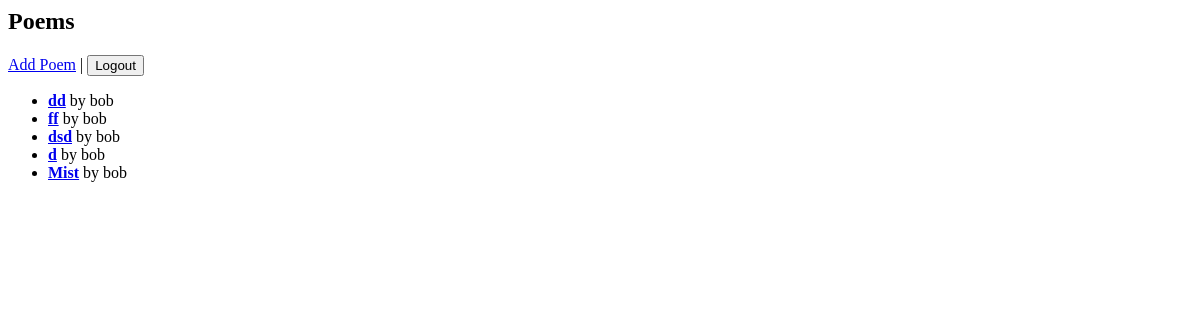
The app's page / (signed in), older data.
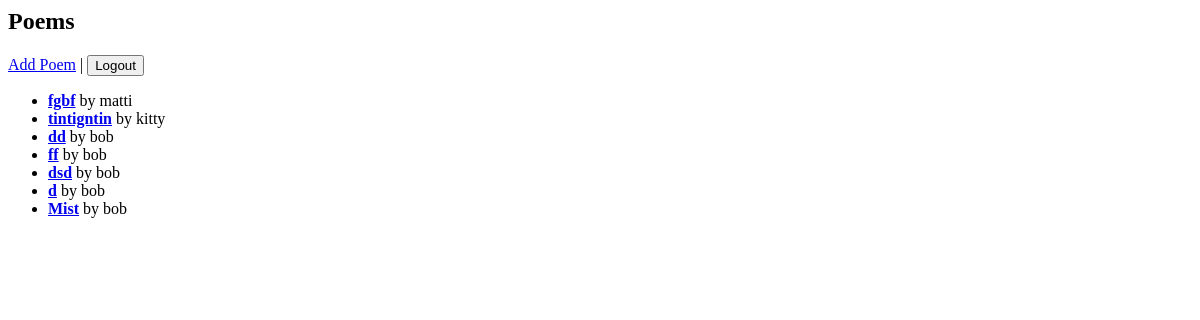
The same page, newer data.
### poems/models.py (models this page shows, shortened)
class Poem(models.Model):
    title = models.CharField(max_length=200)
    body = models.TextField()
    author = models.ForeignKey(User, on_delete=models.CASCADE)
    created_at = models.DateTimeField(auto_now_add=True)

### poems/views.py (the view)
# urls.py: path('', views.home, name='home'),
@login_required
def home(request):
    poems = Poem.objects.all().order_by('-created_at')
    return render(request, 'poems/home.html', {'poems': poems})

### poems/templates/poems/home.html (shortened to what this page needs)
<h2>Poems</h2>
<a href="{% url 'add_poem' %}">Add Poem</a> |
<form action="{% url 'logout' %}" method="post" style="display:inline;">
  <button type="submit">Logout</button>
</form>
<ul>
  {% for poem in poems %}
    <li>
      <strong>
        <a href="{% url 'poem_detail' poem.id %}">{{ poem.title }}</a>
      </strong> by {{ poem.author.username }}
    </li>
  {% endfor %}
</ul>

Row changes from the older to the newer data that the page shows:
added Poem: title "fgbf", author.username "matti"
added Poem: title "tintigntin", author.username "kitty"
